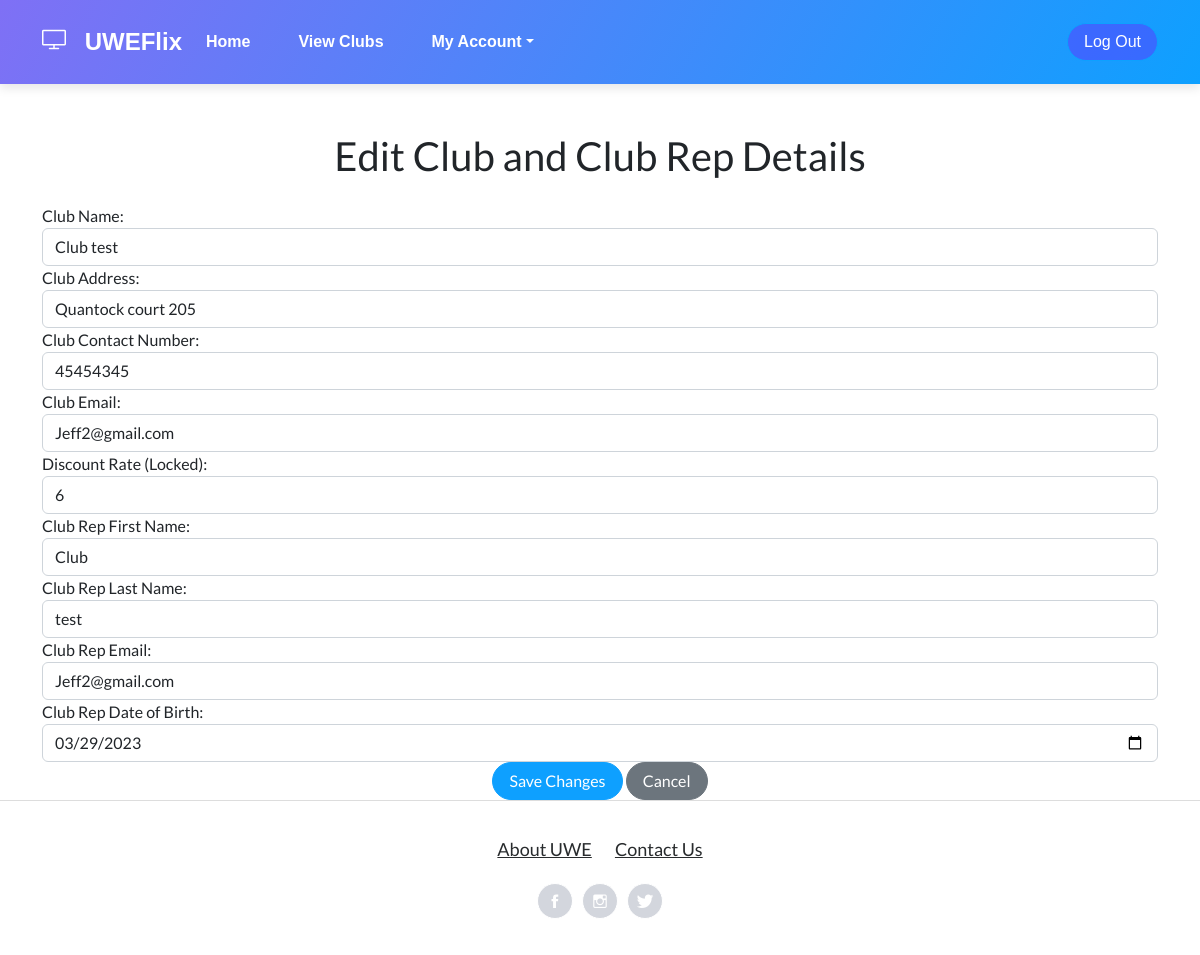
Page /cinmanager/club/1/update/ on the committed database.
### CinManager/models.py (models this page shows)
class Club(models.Model):
    id = models.AutoField(primary_key=True, unique=True)
    name = models.CharField(max_length=100)
    address = models.CharField(max_length=100)
    contact_number = models.CharField(max_length=100)
    email = models.CharField(max_length=100)
    discount_rate = models.PositiveIntegerField(default=0)

class ClubRep(models.Model):
    id = models.AutoField(primary_key=True)
    user = models.OneToOneField(User, on_delete=models.DO_NOTHING)
    dateofbirth = models.DateField(default=datetime.now)
    club = models.OneToOneField(Club, on_delete=models.CASCADE)

### CinManager/views.py (the view, shortened to what this page needs)
# urls.py: path('club/<int:club_id>/update/', views.update_club_rep, name='update_club_rep'),
def update_club_rep(request, club_id):
    userpermissions = check_permissions(request)
    club = Club.objects.get(pk=club_id)
    club_rep = ClubRep.objects.get(club=club)
    print("CLUB ID: ", club_id)
    return render(request, 'UWEFlix/editclubrep.html', {'club': club, 'club_rep': club_rep, 'userpermissions': userpermissions, 'club_id':club_id})

### CinManager/views.py (called while the page is built)
def check_permissions(request):
    if request.user.is_authenticated:
        if request.user.groups.filter(name='Cinema Managers').exists():
            userpermission = 1
        elif request.user.groups.filter(name='Club Representatives').exists():
            userpermission = 2
        elif request.user.groups.filter(name='Account Managers').exists():
            userpermission = 3
        elif request.user.groups.filter(name='Guest').exists():
            userpermission = 4
        else:
            userpermission = 0
    else:
        return redirect('Login')
    return userpermission

### web_project/templates/UWEFlix/editclubrep.html (shortened to what this page needs)
{% extends "UWEFlix/layout.html" %}
{% block content %}
<div class="container mt-5">
    <h1 class="text-center mb-4">Edit Club and Club Rep Details</h1>
    <form method="post" action="{% url 'update_club' club.id %}">
        <div class="form-group">
            <label for="id_name">Club Name:</label>
            <input type="text" class="form-control" name="name" id="id_name" value="{{ club.name }}" required>
        </div>
        <div class="form-group">
            <label for="id_address">Club Address:</label>
            <input type="text" class="form-control" name="address" id="id_address" value="{{ club.address }}" required>
        </div>
        <div class="form-group">
            <label for="id_contact_number">Club Contact Number:</label>
            <input type="text" class="form-control" name="contact_number" id="id_contact_number" value="{{ club.contact_number }}" required>
        </div>
        <div class="form-group">
            <label for="id_email">Club Email:</label>
            <input type="text" class="form-control" name="email" id="id_email" value="{{ club.email }}" required>
        </div>
        <div class="form-group">
            <label for="id_discount_rate">Discount Rate (Locked):</label>
            <input type="number" min="0" max="100" class="form-control" id="id_discount_rate" name="discount_rate" value="{{ club.discount_rate }}" required readonly>
        </div>
        <div class="form-group">
            <label for="id_firstname">Club Rep First Name:</label>
            <input type="text" class="form-control" name="first_name" id="id_firstname"
                value="{{ club_rep.user.first_name }}" required>
        </div>
        <div class="form-group">
            <label for="id_lastname">Club Rep Last Name:</label>
            <input type="text" class="form-control" name="last_name" id="id_lastname"
                value="{{ club_rep.user.last_name }}" required>
        </div>
        <div class="form-group">
            <label for="id_email">Club Rep Email:</label>
            <input type="text" class="form-control" name="email" id="id_email" value="{{ club_rep.user.email }}"
                required>
        </div>
        <div class="form-group">
            <label for="id_dateofbirth">Club Rep Date of Birth:</label>
            <input type="date" class="form-control" name="dateofbirth" id="id_dateofbirth" value="{{ club_rep.dateofbirth|date:'Y-m-d' }}" required>
        </div>
        <div class="text-center">
            <input type="submit" class="btn btn-primary" value="Save Changes">
            <a class="btn btn-secondary" href="{% url 'home' %}">Cancel</a>
        </div>
    </form>
</div>
{% endblock %}

### rows in the picture
Club: name "Club test", address "Quantock court 205", contact_number "45454345", email "Jeff2@gmail.com", discount_rate "6"
ClubRep: first_name "Club", last_name "test", email "Jeff2@gmail.com", dateofbirth "03/29/2023"
